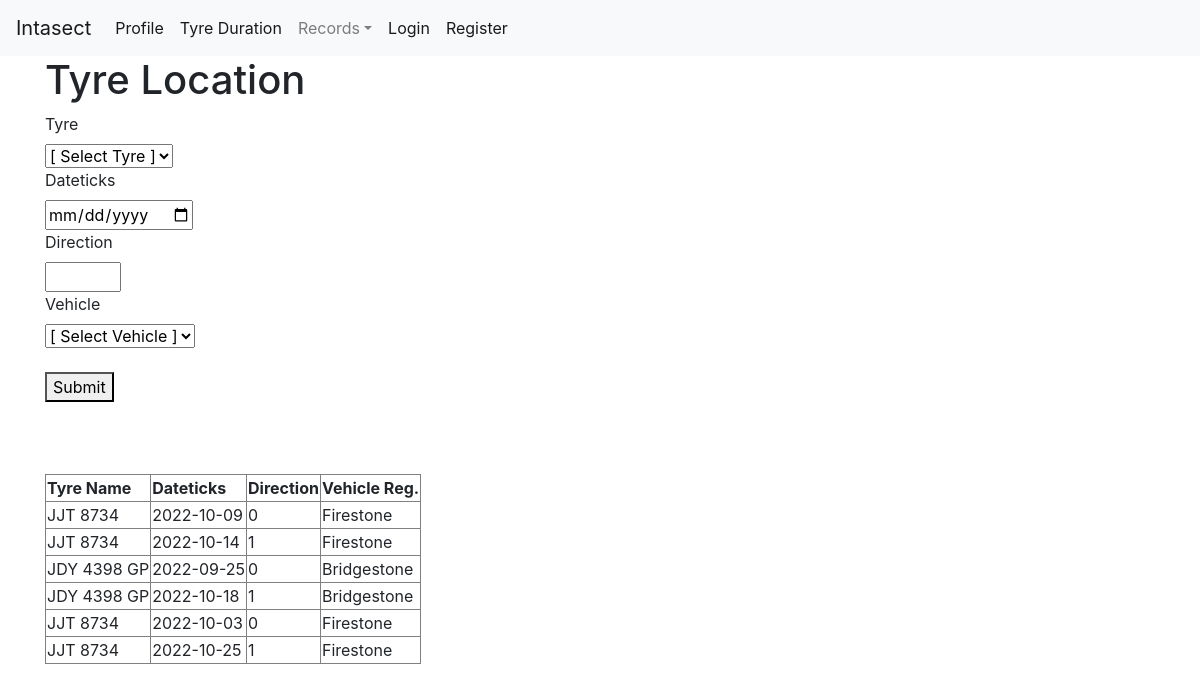
Screenshot of /tyre_location with the database file from the repository.
### tables this page shows
CREATE TABLE TYRELOCATION (
TYREID INTEGER,
DATETICKS INTEGER,
DIRECTION SMALLINT,
VEHICLEID INTEGER
);

CREATE TABLE VEHICLES (
VEHICLEID INTEGER PRIMARY KEY NOT NULL,
FLEETCODE VARCHAR(15) NOT NULL,
REGNUMBER VARCHAR(15) NOT NULL,
CHASSISID INTEGER
);

CREATE TABLE TYRES (
TYREID INTEGER PRIMARY KEY NOT NULL,
NAME VARCHAR(15),
SERIALNUM VARCHAR(15)
);

### app.py (the view, shortened to what this page needs)
@app.route('/tyre_location', methods=['POST', 'GET'])
def tyre_location():
    context = {}
    if request.method == 'GET':
        context['tyre_data'] = functions.select_tyre_data(DB_FILENAME)
        context['vehicle_data'] = functions.select_vehicle_data(DB_FILENAME)
        context['tyre_location_data'] = functions.select_tyre_location_data(DB_FILENAME)
    return render_template('tyre_location.html', **context)

### app.py (called while the page is built)
@app.template_filter()
def format_date(date_):
    return datetime.fromtimestamp(date_).strftime("%Y-%m-%d")

### sql/functions.py (called while the page is built)
def select_vehicle_data(db_file):
    conn = sqlite3.connect(db_file)
    cur = conn.cursor()
    cur.execute(select_vehicle_data_statement)
    rows = cur.fetchall()
    return rows

def select_tyre_data(db_file):
    conn = sqlite3.connect(db_file)
    cur = conn.cursor()
    cur.execute(select_tyre_data_statement)
    rows = cur.fetchall()
    return rows

def select_tyre_location_data(db_file):
    conn = sqlite3.connect(db_file)
    cur = conn.cursor()
    cur.execute(select_tyre_location_data_statement)
    rows = cur.fetchall()
    return rows

### templates/tyre_location.html (shortened to what this page needs)
{% extends 'base.html' %}
{% block content %}
<h1>{% block title %} Tyre Location {% endblock %}</h1>
<div>
    <form method="post">
        <label for="tyreid">Tyre</label>
        <br>
        <select name="tyreid">
            <option>[ Select Tyre ]</option>
        </select>
        <br>
        <label for="dateticks">Dateticks</label>
        <br>
        <input type="date" name="dateticks"></input>
        <br>
        <label for="direction">Direction</label>
        <br>
        <input type="number" max="1" min="0" name="direction" />
        <br>
        <label for="vehicleid">Vehicle</label>
        <br>
        <select name="vehicleid">
            <option>[ Select Vehicle ]</option>
        </select>
        <br>
        <br>
        <button type="submit">Submit</button>
    </form>
</div>
<br>
<br>
<br>
<div>
    <table border="1">
        <tr>
            <th>Tyre Name</th>
            <th>Dateticks</th>
            <th>Direction</th>
            <th>Vehicle Reg.</th>
        </tr>
        {% for tyre_location in tyre_location_data %}
        <tr>
            <td>{{ tyre_location[3] }}</td>
            <td>{{ tyre_location[0] | format_date() }}</td>
            <td>{{ tyre_location[1] }}</td>
            <td>{{ tyre_location[2] }}</td>
        </tr>
        {% endfor %}
    </table>
</div>
{% endblock %}

### templates/base.html (shortened to what this page needs)
<!doctype html>
<html lang="en">
<head>
    <link rel="stylesheet" href="https://stackpath.bootstrapcdn.com/bootstrap/4.3.1/css/bootstrap.min.css"
>
</head>
<body>
    <nav class="navbar navbar-expand-md navbar-light bg-light">
        <a class="navbar-brand" href="{{ url_for('index')}}">Intasect</a>
        <div class="collapse navbar-collapse" id="navbarNav">
            <ul class="navbar-nav">
                <li class="nav-item active">
                    <a class="nav-link" href="/user_profile">Profile</a>
                </li>
                <li class="nav-item active">
                    <a class="nav-link" href="/tyre_duration">Tyre Duration</a>
                </li>
                <li class="nav-item dropdown">
                    <a class="nav-link dropdown-toggle" href="#" id="navbarDropdownMenuLink" data-toggle="dropdown" aria-haspopup="true" aria-expanded="false">Records</a>
                </li>
                <li class="nav-item active">
                    <a class="nav-link" href="/login">Login</a>
                </li>
                <li class="nav-item active">
                    <a class="nav-link" href="/register">Register</a>
                </li>
            </ul>
        </div>
    </nav>
    <div class="container">
        {% block content %} {% endblock %}
    </div>
</body>
</html>

### rows the page displays
TYRELOCATION: REGNUMBER "JJT 8734", DATETICKS "2022-10-09", DIRECTION "0", NAME "Firestone"
TYRELOCATION: REGNUMBER "JJT 8734", DATETICKS "2022-10-14", DIRECTION "1", NAME "Firestone"
TYRELOCATION: REGNUMBER "JDY 4398 GP", DATETICKS "2022-09-25", DIRECTION "0", NAME "Bridgestone"
TYRELOCATION: REGNUMBER "JDY 4398 GP", DATETICKS "2022-10-18", DIRECTION "1", NAME "Bridgestone"
TYRELOCATION: REGNUMBER "JJT 8734", DATETICKS "2022-10-03", DIRECTION "0", NAME "Firestone"
TYRELOCATION: REGNUMBER "JJT 8734", DATETICKS "2022-10-25", DIRECTION "1", NAME "Firestone"
